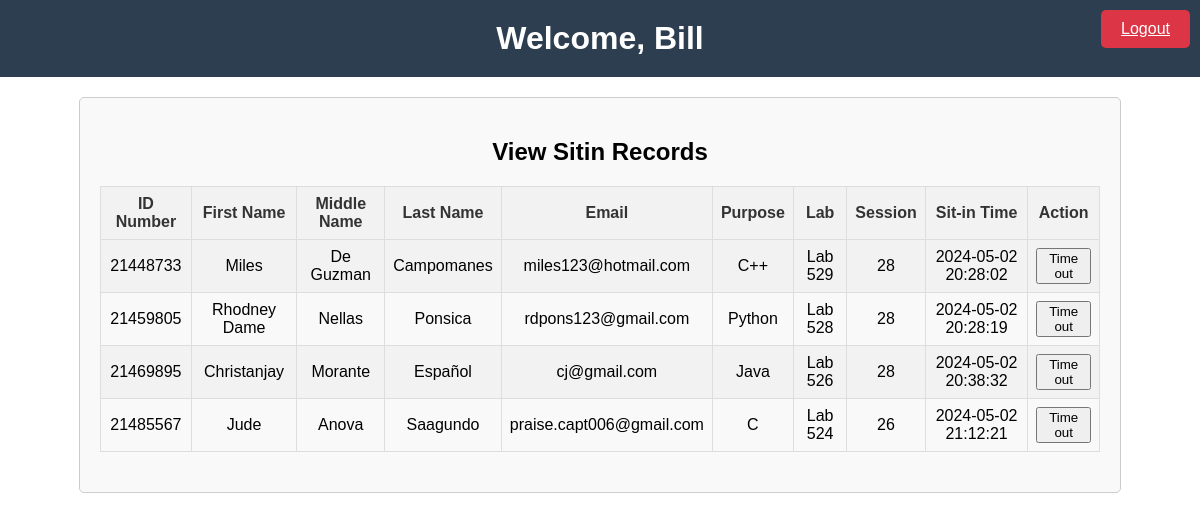
Page /adminview.php (signed in) on the earlier database version.
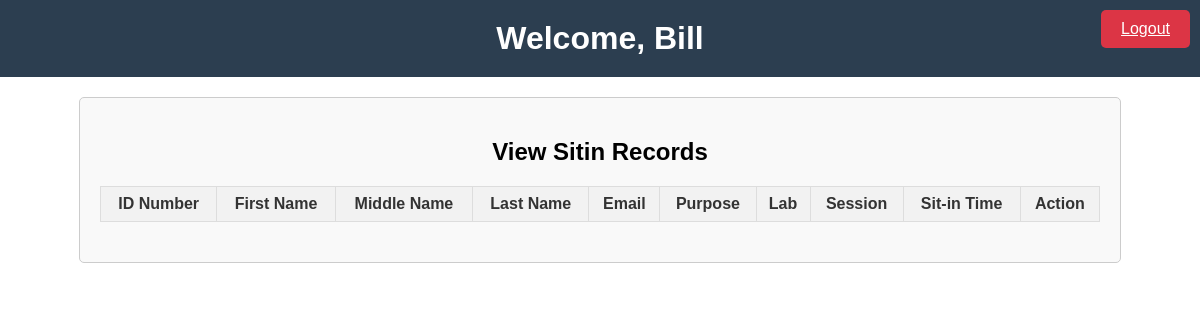
Same page on the later database version.
### tables this page shows
CREATE TABLE `users_sitin` (
  `id` int(10) NOT NULL,
  `idno` int(10) NOT NULL,
  `firstName` varchar(50) NOT NULL,
  `middleName` varchar(50) NOT NULL,
  `lastName` varchar(50) NOT NULL,
  `password` varchar(10) NOT NULL,
  `age` int(10) NOT NULL,
  `gender` varchar(10) NOT NULL,
  `contact` varchar(50) NOT NULL,
  `email` varchar(50) NOT NULL,
  `address` varchar(50) NOT NULL,
  `purpose` varchar(50) NOT NULL,
  `lab` varchar(50) NOT NULL,
  `session` int(11) DEFAULT 30,
  `timein` datetime NOT NULL
);

### adminview.php (the view, shortened to what this page needs)
<?php
include("connection.php");
$firstname = $_SESSION['firstname'];
$query = "SELECT idno, firstName, middleName, lastName, email, purpose, lab, session, timein FROM users_sitin";
$result = mysqli_query($con, $query);
?>
<!DOCTYPE html>
<html lang="en">
<head>
    <link rel="stylesheet" href="https://cdnjs.cloudflare.com/ajax/libs/font-awesome/5.15.4/css/all.min.css">
</head>
<body>
    <header class="header">
        <h1>Welcome, <?php echo $firstname; ?></h1>
        <a href="adminlogin.php" class="logout-btn">Logout</a>
    </header>
    <div class="container">
        <div class="latest">
            <h2>View Sitin Records</h2>
            <div class="user-table">
                <table>
                    <tr>
                        <th>ID Number</th>
                        <th>First Name</th>
                        <th>Middle Name</th>
                        <th>Last Name</th>
                        <th>Email</th>
                        <th>Purpose</th>
                        <th>Lab</th>
                        <th>Session</th>
                        <th>Sit-in Time</th>
                        <th>Action</th>
                    </tr>
                    <?php
                    while ($row = mysqli_fetch_assoc($result)) {
                        echo "<tr>";
                        echo "<td>".$row['idno']."</td>";
                        echo "<td>".$row['firstName']."</td>";
                        echo "<td>".$row['middleName']."</td>";
                        echo "<td>".$row['lastName']."</td>";
                        echo "<td>".$row['email']."</td>";
                        echo "<td>".$row['purpose']."</td>";
                        echo "<td>".$row['lab']."</td>";
                        echo "<td>".$row['session']."</td>";
                        echo "<td>".$row['timein']."</td>";
                        echo "<td>
                                <form method='post'>
                                    <input type='hidden' name='idno' value='".$row['idno']."'>
                                    <input type='hidden' name='session' value='".$row['session']."'>
                                    <button type='submit' name='sitout'>Time out</button>
                                </form>
                              </td>";
                        echo "</tr>";
                    }
                    ?>
                </table>
            </div>
        </div>
    </div>
</body>
</html>

Differences in the rows shown:
removed users_sitin: idno "21448733", firstName "Miles", middleName "De Guzman", lastName "Campomanes", email "miles123@hotmail.com", purpose "C++", lab "Lab 529", session "28", timein "2024-05-02 20:28:02"
removed users_sitin: idno "21459805", firstName "Rhodney Dame", middleName "Nellas", lastName "Ponsica", email "rdpons123@gmail.com", purpose "Python", lab "Lab 528", session "28", timein "2024-05-02 20:28:19"
removed users_sitin: idno "21469895", firstName "Christanjay", middleName "Morante", lastName "Español", email "cj@gmail.com", purpose "Java", lab "Lab 526", session "28", timein "2024-05-02 20:38:32"
removed users_sitin: idno "21485567", firstName "Jude", middleName "Anova", lastName "Saagundo", email "praise.capt006@gmail.com", purpose "C", lab "Lab 524", session "26", timein "2024-05-02 21:12:21"
